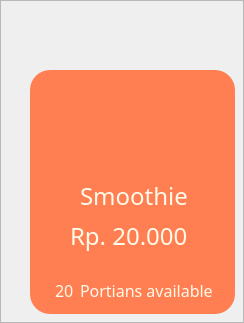
                              <widget class="QFrame" name="Frame_Smoothie">
                               <property name="styleSheet">
                                <string notr="true"/>
                               </property>
                               <property name="frameShape">
                                <enum>QFrame::StyledPanel</enum>
                               </property>
                               <property name="frameShadow">
                                <enum>QFrame::Raised</enum>
                               </property>
                               <widget class="QPushButton" name="But_Smoothie">
                                <property name="geometry">
                                 <rect>
                                  <x>30</x>
                                  <y>70</y>
                                  <width>205</width>
                                  <height>244</height>
                                 </rect>
                                </property>
                                <property name="styleSheet">
                                 <string notr="true">QPushButton{
background-color:rgb(255, 127, 82);
padding:50px 80px;
border:none;
border-radius:20px;

}
QPushButton:hover{
background-color:rgb(65, 119, 167);
}</string>
                                </property>
                                <property name="text">
                                 <string/>
                                </property>
                               </widget>
                               <widget class="QLabel" name="Label_Smoothie">
                                <property name="geometry">
                                 <rect>
                                  <x>80</x>
                                  <y>180</y>
                                  <width>121</width>
                                  <height>31</height>
                                 </rect>
                                </property>
                                <property name="font">
                                 <font>
                                  <family>Poppins</family>
                                  <pointsize>18</pointsize>
                                 </font>
                                </property>
                                <property name="styleSheet">
                                 <string notr="true">background-color:none;
color:rgb(254, 251, 234);</string>
                                </property>
                                <property name="text">
                                 <string>Smoothie</string>
                                </property>
                               </widget>
                               <widget class="QLabel" name="label_117">
                                <property name="geometry">
                                 <rect>
                                  <x>70</x>
                                  <y>220</y>
                                  <width>121</width>
                                  <height>31</height>
                                 </rect>
                                </property>
                                <property name="font">
                                 <font>
                                  <family>Poppins</family>
                                  <pointsize>18</pointsize>
                                 </font>
                                </property>
                                <property name="styleSheet">
                                 <string notr="true">background-color:none;
color:rgb(254, 251, 234);</string>
                                </property>
                                <property name="text">
                                 <string>Rp. 20.000</string>
                                </property>
                               </widget>
                               <widget class="QPushButton" name="pushButton_39">
                                <property name="geometry">
                                 <rect>
                                  <x>60</x>
                                  <y>0</y>
                                  <width>141</width>
                                  <height>151</height>
                                 </rect>
                                </property>
                                <property name="styleSheet">
                                 <string notr="true">QPushButton{
background-color:none;
padding:50px 80px;
border:none;
border-radius:75px;
}</string>
                                </property>
                                <property name="text">
                                 <string/>
                                </property>
                                <property name="icon">
                                 <iconset>
                                  <normaloff>icon/10.png</normaloff>icon/10.png</iconset>
                                </property>
                                <property name="iconSize">
                                 <size>
                                  <width>140</width>
                                  <height>140</height>
                                 </size>
                                </property>
                               </widget>
                               <widget class="QLabel" name="label_73">
                                <property name="geometry">
                                 <rect>
                                  <x>80</x>
                                  <y>280</y>
                                  <width>151</width>
                                  <height>21</height>
                                 </rect>
                                </property>
                                <property name="font">
                                 <font>
                                  <family>Poppins</family>
                                  <pointsize>12</pointsize>
                                 </font>
                                </property>
                                <property name="styleSheet">
                                 <string notr="true">background-color:none;
color:rgb(254, 251, 234);</string>
                                </property>
                                <property name="text">
                                 <string>Portians available</string>
                                </property>
                               </widget>
                               <widget class="QLabel" name="Lbl_Stock_Smoothie">
                                <property name="geometry">
                                 <rect>
                                  <x>55</x>
                                  <y>280</y>
                                  <width>21</width>
                                  <height>21</height>
                                 </rect>
                                </property>
                                <property name="font">
                                 <font>
                                  <family>Poppins</family>
                                  <pointsize>12</pointsize>
                                 </font>
                                </property>
                                <property name="styleSheet">
                                 <string notr="true">background-color:none;
color:rgb(254, 251, 234);</string>
                                </property>
                                <property name="text">
                                 <string>20</string>
                                </property>
                               </widget>
                              </widget>
